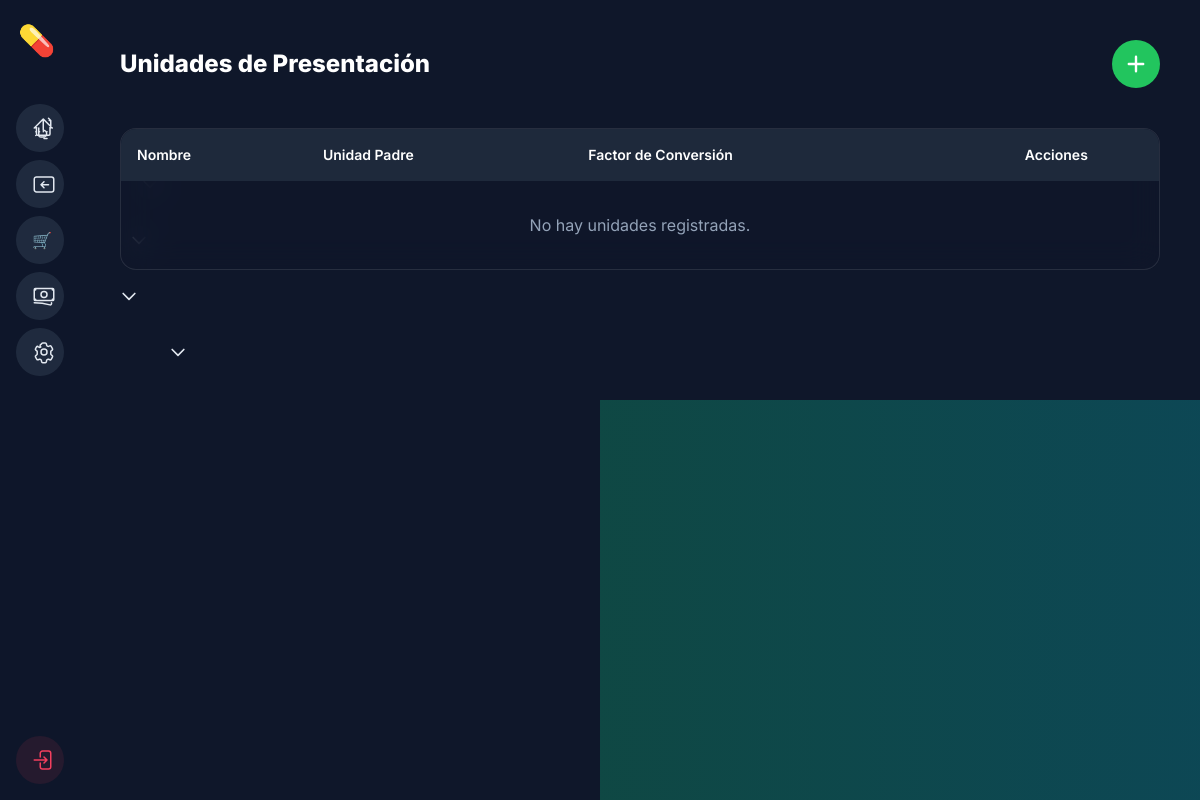
Before: /inventario/unidades/ with the older database file.
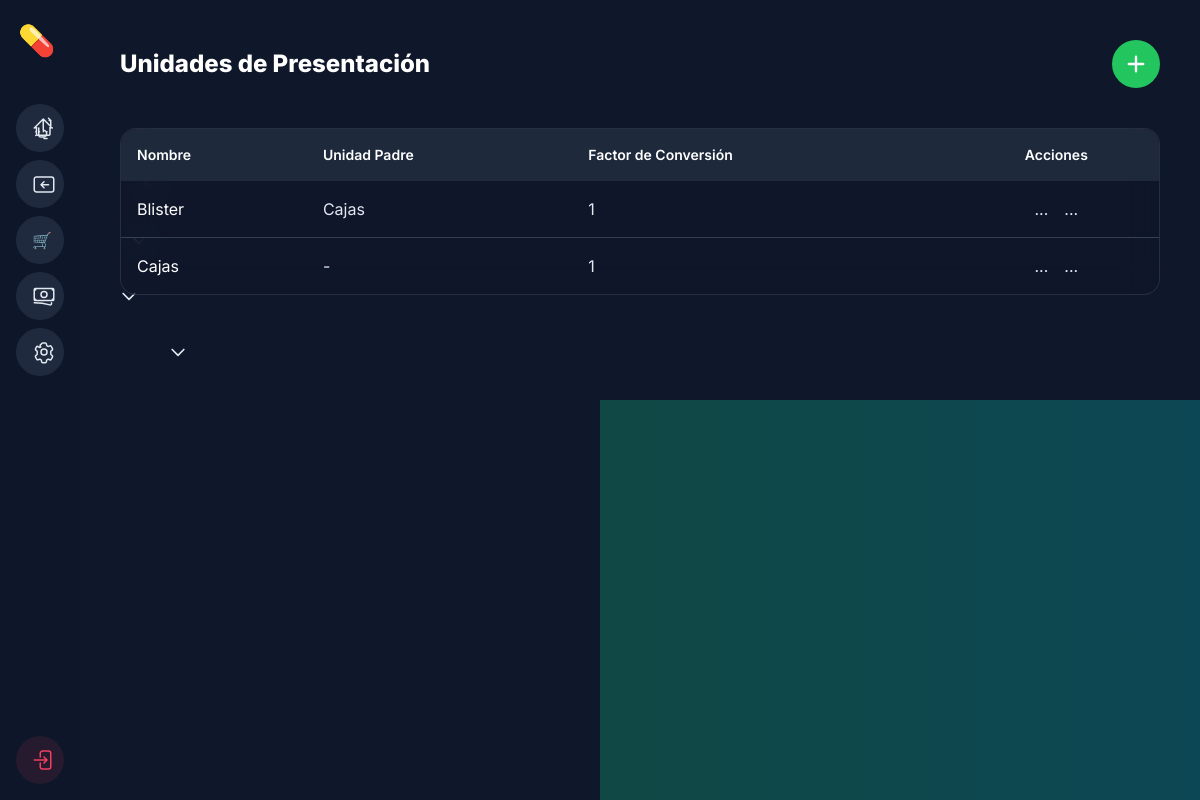
After: the same page with the newer database file.
### inventario/models.py (models this page shows, shortened)
class UnidadPresentacion(models.Model):
    nombre = models.CharField(max_length=100, unique=True, verbose_name="Nombre de la Unidad")
    padre = models.ForeignKey('self', on_delete=models.SET_NULL, null=True, blank=True, related_name='hijos', verbose_name="Unidad Contenedora (Padre)")
    factor_conversion = models.PositiveIntegerField(default=1, verbose_name="Cantidad Contenida en el Padre", help_text="Ej: Si esta unidad es 'Blister' y el padre es 'Caja', y hay 10 blisters en una caja, el factor es 10.")
    class Meta:
        verbose_name = "Unidad de Presentación"
        verbose_name_plural = "Unidades de Presentación"
        ordering = ['nombre']

### inventario/views.py (the view)
# urls.py: path('unidades/', views.unidad_presentacion_list_view, name='unidad_presentacion_list'),
def unidad_presentacion_list_view(request):
    lista = UnidadPresentacion.objects.select_related('padre').all().order_by('nombre')
    context = {'unidades': lista}
    return render(request, 'inventario_templates/unidad_presentacion_list.html', context)

### templates/inventario_templates/unidad_presentacion_list.html (shortened to what this page needs)
{% extends 'farmacias_main_templates/app_base.html' %}
{% block app_content %}
<header class="flex justify-between items-center mb-10">
    <h1 class="text-2xl font-extrabold text-white">Unidades de Presentación</h1>
    <a href="{% url 'inventario:unidad_presentacion_create' %}"
        class="w-12 h-12 bg-green-500 hover:bg-green-600 text-white font-bold rounded-full flex items-center justify-center">
        <svg xmlns="http://www.w3.org/2000/svg" class="h-6 w-6" viewBox="0 0 20 20" fill="currentColor">
            <path fill-rule="evenodd"
                d="M10 3a1 1 0 011 1v5h5a1 1 0 110 2h-5v5a1 1 0 11-2 0v-5H4a1 1 0 110-2h5V4a1 1 0 011-1z"
                clip-rule="evenodd" />
        </svg>
    </a>
</header>
<div class="glass-card rounded-2xl overflow-hidden">
    <table class="w-full text-left">
        <thead class="bg-slate-800">
            <tr>
                <th class="p-4 text-sm font-semibold text-white">Nombre</th>
                <th class="p-4 text-sm font-semibold text-white">Unidad Padre</th>
                <th class="p-4 text-sm font-semibold text-white">Factor de Conversión</th>
                <th class="p-4 text-sm font-semibold text-white text-center">Acciones</th>
            </tr>
        </thead>
        <tbody class="divide-y divide-slate-700">
            {% for item in unidades %}
            <tr>
                <td class="p-4 text-white">{{ item.nombre }}</td>
                <td class="p-4">{{ item.padre.nombre|default:"-" }}</td>
                <td class="p-4">{{ item.factor_conversion }}</td>
                <td class="p-4">
                    <div class="flex justify-center gap-4">
                        <a href="{% url 'inventario:unidad_presentacion_update' pk=item.pk %}" title="Editar">...</a>
                        <button type="button" class="delete-btn" title="Eliminar" data-nombre="{{ item.nombre }}"
                            data-url="{% url 'inventario:unidad_presentacion_delete' pk=item.pk %}">...</button>
                    </div>
                </td>
            </tr>
            {% empty %}
            <tr>
                <td colspan="4" class="p-8 text-center text-slate-400">No hay unidades registradas.</td>
            </tr>
            {% endfor %}
        </tbody>
    </table>
</div>
{% endblock %}

### templates/farmacias_main_templates/app_base.html (shortened to what this page needs)
{% extends 'farmacias_main_templates/base.html' %}
{% load static %}
{% block content %}
<div class="relative min-h-screen lg:flex">
    <aside
        class="hidden lg:flex group flex-col w-20 hover:w-64 transition-all duration-300 ease-in-out h-screen p-4 sticky top-0 bg-slate-900/50">
        <a href="{% url 'dashboard' %}"
            class="flex items-center justify-start h-12 text-3xl font-bold mb-10 text-emerald-400 flex-shrink-0 w-full pl-0.5">
            <span class="text-3xl">💊</span>
        </a>
        <nav id="main-nav-menu" class="flex flex-col space-y-2 flex-grow">
        </nav>
        <div class="flex flex-col w-full mt-auto">
            <a id="logout-link" href="{% url 'core:logout' %}"
                class="flex items-center w-full h-12 rounded-full text-rose-500 bg-rose-500/10 hover:bg-rose-500/20 transition-colors pl-4">
            </a>
        </div>
    </aside>
    <div class="flex-1 flex flex-col h-screen overflow-y-auto">
        <main class="flex-1 p-6 lg:p-10">
            {% block app_content %}{% endblock %}
        </main>
    </div>
</div>
{% endblock %}

### templates/farmacias_main_templates/base.html (shortened to what this page needs)
{% load static %}
<!DOCTYPE html>
<html lang="es" class="dark">
<head>
    <script src="https://cdn.tailwindcss.com"></script>
</head>
<body class="font-sans bg-slate-900 text-slate-200">
    <div id="aurora-background"
        class="fixed top-0 left-0 w-full h-full -z-10 overflow-hidden transition-all duration-1000 ease-in-out">
        <div
            class="absolute top-1/2 left-1/2 w-[150vw] h-[150vw] bg-gradient-to-r from-emerald-500/30 via-cyan-500/30 to-purple-500/30 animate-aurora">
        </div>
    </div>
    {% block content %}{% endblock %}
</body>
</html>

### templates/farmacias_main_templates/base.html (style rules this page uses)
.glass-card { background: rgba(15, 23, 42, 0.6); -webkit-backdrop-filter: blur(16px); backdrop-filter: blur(16px); border: 1px solid rgba(255, 255, 255, 0.1); }
body { overflow-x: hidden; }

Changed rows visible on the page:
added UnidadPresentacion: nombre "Blister", padre.nombre "Cajas", factor_conversion "1"
added UnidadPresentacion: nombre "Cajas", padre.nombre "-", factor_conversion "1"
Other visible differences:
text no longer shown: "No hay unidades registradas."
